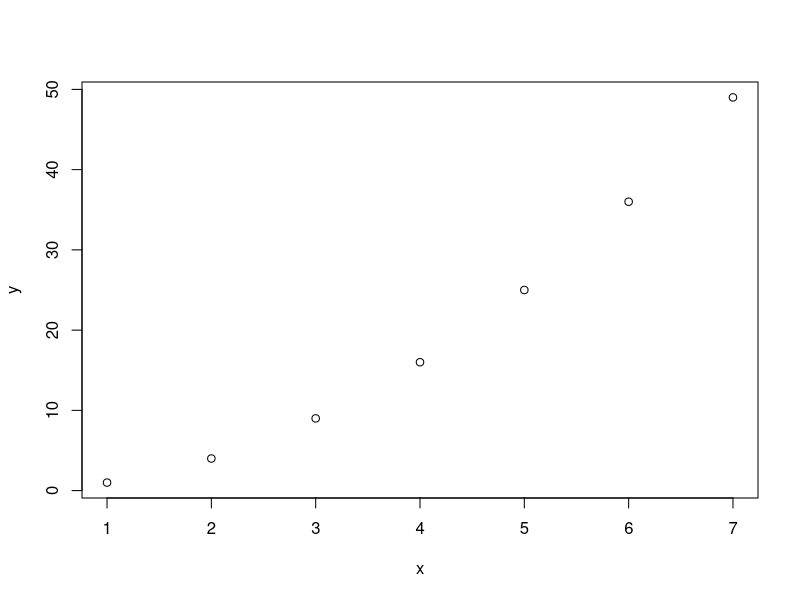

Source code (R):
## ---- chunk 1
x <- c(1,2,3,4,5,6,7)
y <- x**2
cat(x, y)

plot(x,y)
